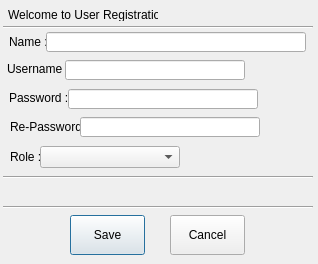
<?xml version="1.0" encoding="UTF-8"?>
<ui version="4.0">
	<class>adduserDialog</class>
	<widget class="QDialog" name="adduserDialog">
		<property name="geometry">
			<rect>
				<x>0</x>
				<y>0</y>
				<width>318</width>
				<height>264</height>
			</rect>
		</property>
		<property name="windowTitle">
			<string>Add User</string>
		</property>
		<widget class="QLabel" name="label">
			<property name="geometry">
				<rect>
					<x>8</x>
					<y>8</y>
					<width>150</width>
					<height>13</height>
				</rect>
			</property>
			<property name="text">
				<string>Welcome to User Registration :</string>
			</property>
		</widget>
		<widget class="QLabel" name="label_2">
			<property name="geometry">
				<rect>
					<x>7</x>
					<y>62</y>
					<width>60</width>
					<height>13</height>
				</rect>
			</property>
			<property name="text">
				<string>Username :</string>
			</property>
		</widget>
		<widget class="QLabel" name="label_3">
			<property name="geometry">
				<rect>
					<x>10</x>
					<y>150</y>
					<width>30</width>
					<height>13</height>
				</rect>
			</property>
			<property name="text">
				<string>Role :</string>
			</property>
		</widget>
		<widget class="QLabel" name="label_4">
			<property name="geometry">
				<rect>
					<x>10</x>
					<y>120</y>
					<width>70</width>
					<height>13</height>
				</rect>
			</property>
			<property name="text">
				<string>Re-Password :</string>
			</property>
		</widget>
		<widget class="QLabel" name="label_5">
			<property name="geometry">
				<rect>
					<x>9</x>
					<y>91</y>
					<width>60</width>
					<height>13</height>
				</rect>
			</property>
			<property name="text">
				<string>Password :</string>
			</property>
		</widget>
		<widget class="QLabel" name="label_6">
			<property name="geometry">
				<rect>
					<x>9</x>
					<y>35</y>
					<width>40</width>
					<height>13</height>
				</rect>
			</property>
			<property name="text">
				<string>Name :</string>
			</property>
		</widget>
		<widget class="Line" name="line">
			<property name="geometry">
				<rect>
					<x>3</x>
					<y>26</y>
					<width>310</width>
					<height>3</height>
				</rect>
			</property>
			<property name="orientation">
				<enum>Qt::Horizontal</enum>
			</property>
		</widget>
		<widget class="QLineEdit" name="nameled">
			<property name="geometry">
				<rect>
					<x>46</x>
					<y>32</y>
					<width>260</width>
					<height>20</height>
				</rect>
			</property>
		</widget>
		<widget class="QLineEdit" name="usernameled">
			<property name="geometry">
				<rect>
					<x>65</x>
					<y>60</y>
					<width>180</width>
					<height>20</height>
				</rect>
			</property>
		</widget>
		<widget class="QLineEdit" name="passled">
			<property name="geometry">
				<rect>
					<x>68</x>
					<y>89</y>
					<width>190</width>
					<height>20</height>
				</rect>
			</property>
			<property name="inputMethodHints">
				<set>Qt::ImhHiddenText|Qt::ImhNoAutoUppercase|Qt::ImhNoPredictiveText|Qt::ImhSensitiveData</set>
			</property>
			<property name="echoMode">
				<enum>QLineEdit::Password</enum>
			</property>
		</widget>
		<widget class="QLineEdit" name="repassled">
			<property name="geometry">
				<rect>
					<x>80</x>
					<y>117</y>
					<width>180</width>
					<height>20</height>
				</rect>
			</property>
			<property name="echoMode">
				<enum>QLineEdit::Password</enum>
			</property>
		</widget>
		<widget class="QComboBox" name="rolecbx">
			<property name="geometry">
				<rect>
					<x>40</x>
					<y>146</y>
					<width>140</width>
					<height>22</height>
				</rect>
			</property>
			<item>
				<property name="text">
					<string/>
				</property>
			</item>
			<item>
				<property name="text">
					<string>Accountant</string>
				</property>
			</item>
			<item>
				<property name="text">
					<string>Production Manager</string>
				</property>
			</item>
			<item>
				<property name="text">
					<string>Warehous Keeper</string>
				</property>
			</item>
		</widget>
		<widget class="Line" name="line_2">
			<property name="geometry">
				<rect>
					<x>3</x>
					<y>176</y>
					<width>310</width>
					<height>3</height>
				</rect>
			</property>
			<property name="orientation">
				<enum>Qt::Horizontal</enum>
			</property>
		</widget>
		<widget class="QLabel" name="statuslbl">
			<property name="geometry">
				<rect>
					<x>8</x>
					<y>181</y>
					<width>300</width>
					<height>20</height>
				</rect>
			</property>
			<property name="font">
				<font>
					<pointsize>9</pointsize>
					<weight>75</weight>
					<bold>true</bold>
				</font>
			</property>
			<property name="styleSheet">
				<string notr="true">color: rgb(255, 0, 0);</string>
			</property>
			<property name="text">
				<string/>
			</property>
			<property name="alignment">
				<set>Qt::AlignCenter</set>
			</property>
		</widget>
		<widget class="Line" name="line_3">
			<property name="geometry">
				<rect>
					<x>3</x>
					<y>202</y>
					<width>310</width>
					<height>10</height>
				</rect>
			</property>
			<property name="orientation">
				<enum>Qt::Horizontal</enum>
			</property>
		</widget>
		<widget class="QPushButton" name="savebtn">
			<property name="geometry">
				<rect>
					<x>70</x>
					<y>215</y>
					<width>75</width>
					<height>40</height>
				</rect>
			</property>
			<property name="text">
				<string>Save</string>
			</property>
		</widget>
		<widget class="QPushButton" name="cancelbtn">
			<property name="geometry">
				<rect>
					<x>170</x>
					<y>215</y>
					<width>75</width>
					<height>40</height>
				</rect>
			</property>
			<property name="text">
				<string>Cancel</string>
			</property>
		</widget>
	</widget>
	<resources/>
	<connections/>
</ui>
